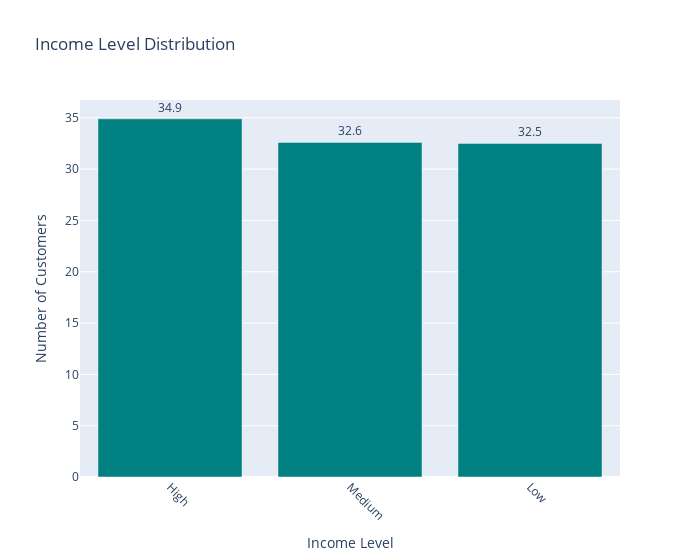

Write notebook code for a chart like this one.
### Code cell
customer_demographics['IncomeLevel'].value_counts().sort_values(ascending=False).head(20)

counts = (
    (customer_demographics['IncomeLevel']
    .value_counts()
    .sort_values(ascending=False)/len(customer_demographics))*100
)

# Convert to DataFrame for Plotly
df = counts.reset_index()
df.columns = ['IncomeLevel', 'count']

# Create the bar chart
fig = px.bar(
    df,
    x='IncomeLevel',
    y='count',
    title='Income Level Distribution',
    text='count',
)

fig.update_layout(
    xaxis_title='Income Level',
    yaxis_title='Number of Customers',
    xaxis_tickangle=45
)

fig.update_traces(marker_color='teal', textposition='outside')
fig.update_layout(width=700)

fig.show()

### Figure 1 — Plotly figure (JSON) as saved in the notebook; plotly's stock layout.template omitted (floating-point values rounded to 4 significant figures)
{"data": [{"hovertemplate": "IncomeLevel=%{x}<br>count=%{text}<extra></extra>", "legendgroup": "", "marker": {"color": "teal", "pattern": {"shape": ""}}, "name": "", "orientation": "v", "showlegend": false, "text": [34.9, 32.6, 32.5], "textposition": "outside", "type": "bar", "x": ["High", "Medium", "Low"], "xaxis": "x", "y": [34.9, 32.6, 32.5], "yaxis": "y"}], "layout": {"barmode": "relative", "legend": {"tracegroupgap": 0}, "title": {"text": "Income Level Distribution"}, "width": 700, "xaxis": {"anchor": "y", "domain": [0, 1], "tickangle": 45, "title": {"text": "Income Level"}}, "yaxis": {"anchor": "x", "domain": [0, 1], "title": {"text": "Number of Customers"}}}}
